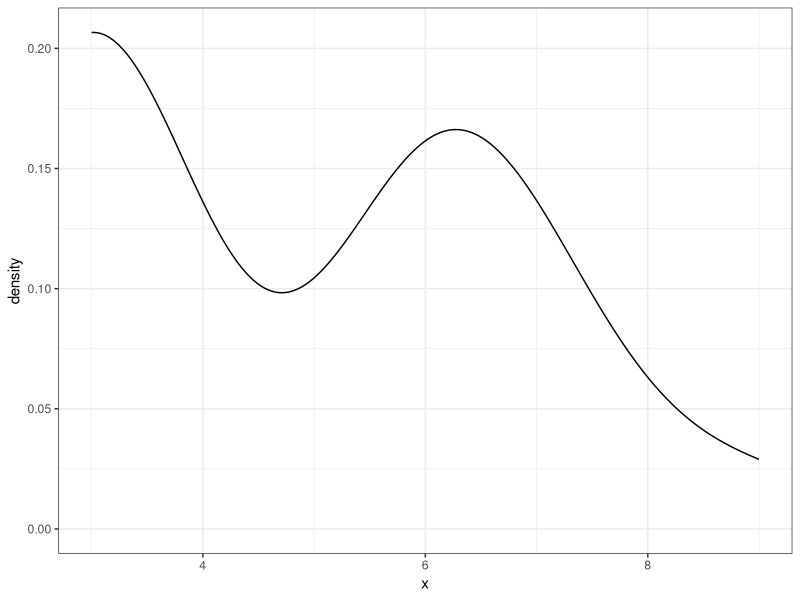

Source code (R):
## ---- chunk 1
library(ggplot2)
library(lattice)
## ---- chunk 2
Population <- c(3, 6, 7, 9, 11, 14)
MIN <- apply(combn(Population, 3), 2, min)
MIN
mean(MIN)  # mean of the sampling distribution
# This statistic is an estimate of the population Min (3).
ggplot(data = data.frame(x = MIN), aes(x = x)) + geom_density() + theme_bw()

